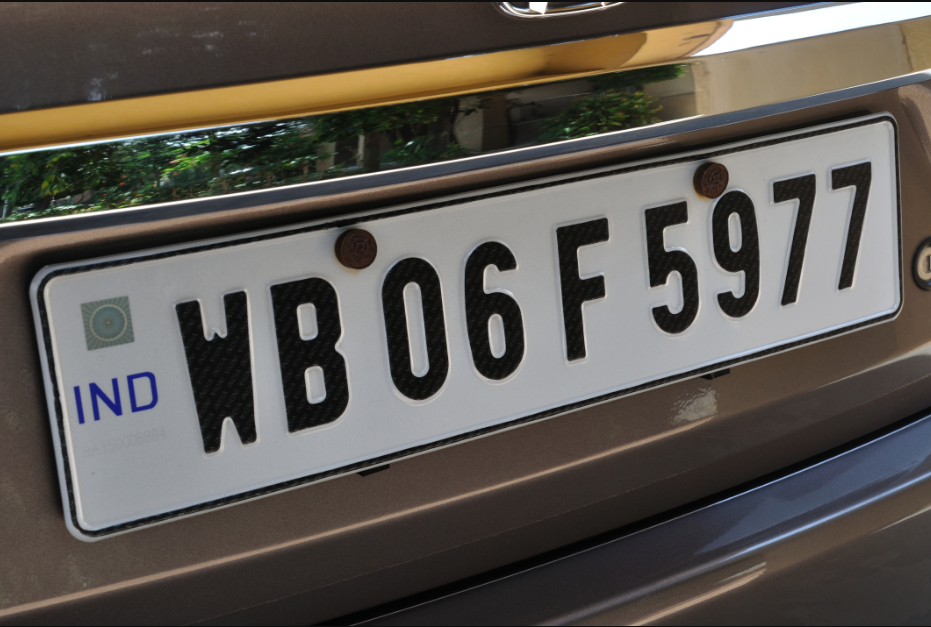
#> input picture plate1.png, 931 x 627 px
$ python -i deskew.py   (imports and definitions only)
#> lines starting #> are read from the running program, lines starting #| are printed output that depends on the picture; after the words box and inside, x2 and y2 are one past the last pixel; in counts of white or black regions, pixels touching at a corner belong together
#> further down, picture is the input picture: PIL image 931x627 RGBA; mean R, G, B, A 92.2, 87.4, 81.8, 255
import cv2
import numpy as np
from PIL import Image


def deskew(img: Image.Image) -> tuple[Image.Image, float]:
    """Return (image rotated upright, applied angle in degrees, CCW positive).

    Ink = inverted Otsu threshold capped at 100 so large mid-tone sign bodies
    (the orange warning diamond, gray ~156) can't fuse with the frame they
    enclose. Per-component min-area rect angles are wrapped into +/-45; the
    largest component (the frame — an exact measurement) is used when it agrees
    with the glyph median, else the median is used so one 45-deg-off structure
    can't dominate. Grey (128,128,128) fill created by degrade.rotate is masked
    out first. Correction clamped to +/-45 deg.
    """
    gray = np.array(img.convert("L"))
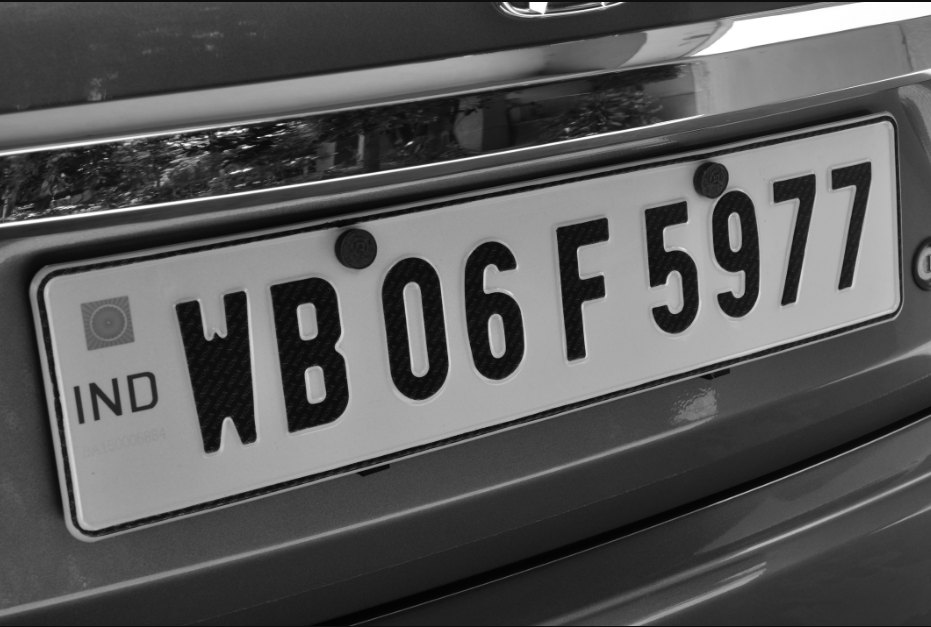
#> gray: shape (627, 931); min 3, max 255, mean 88.2
    g = gray.copy()
    g[(gray >= 118) & (gray <= 138)] = 255  # grey rotation fill -> background
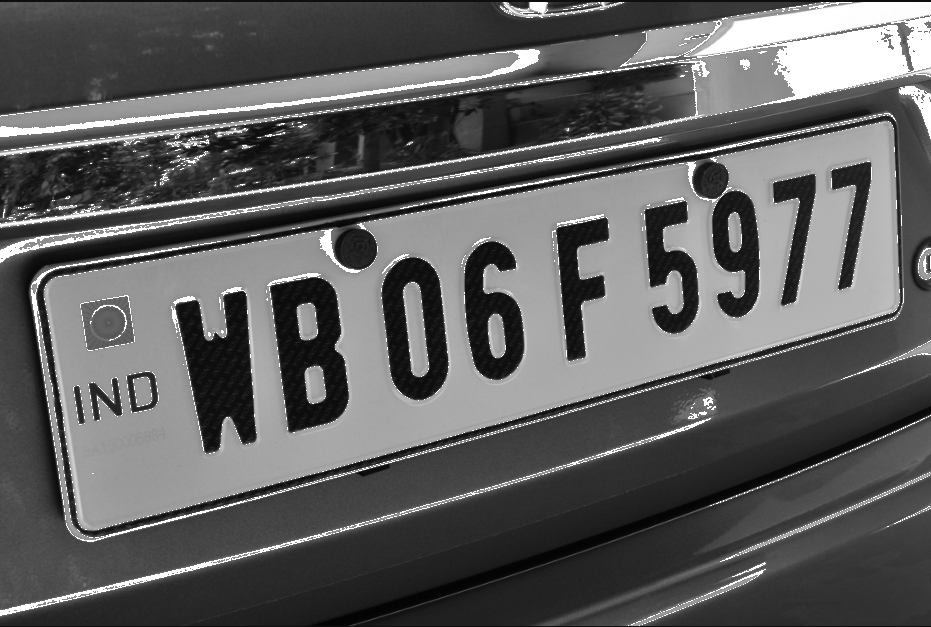
#> g: shape (627, 931); 4.3% of pixels changed, all inside (x1, y1, x2, y2) = (0, 2, 931, 626)
    otsu, _ = cv2.threshold(g, 0, 255, cv2.THRESH_BINARY_INV + cv2.THRESH_OTSU)
#> otsu = 113
    _, th = cv2.threshold(g, int(min(otsu, 100)), 255, cv2.THRESH_BINARY_INV)
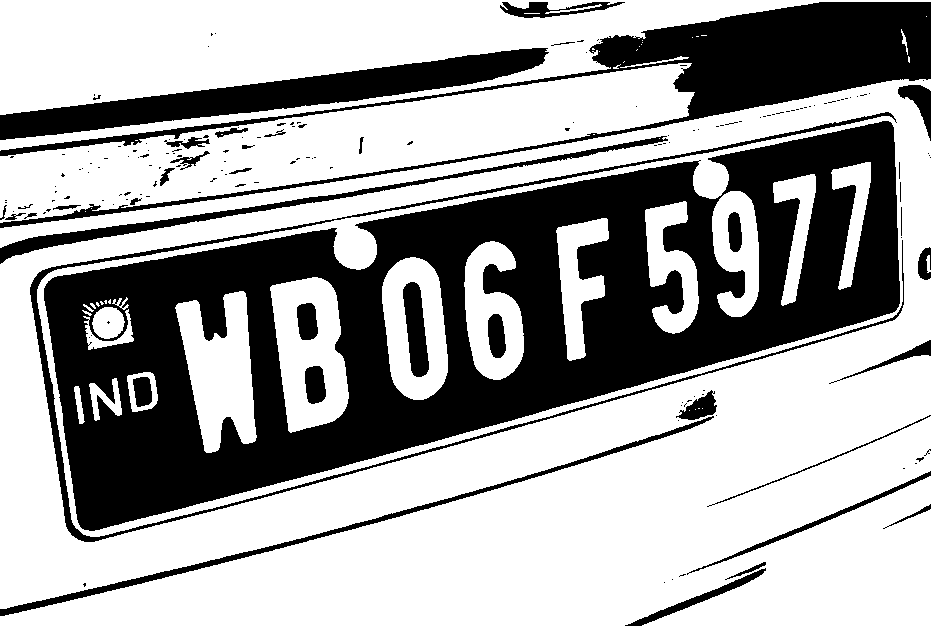
#> th: shape (627, 931); 64.1% white; 177 black regions (137 under 20 px), largest, box (x1, y1, x2, y2) and area: (44, 121, 900, 531) 137823, (0, 2, 931, 228) 30157, (0, 48, 549, 140) 14735

    n, labels, stats, _ = cv2.connectedComponentsWithStats(th)
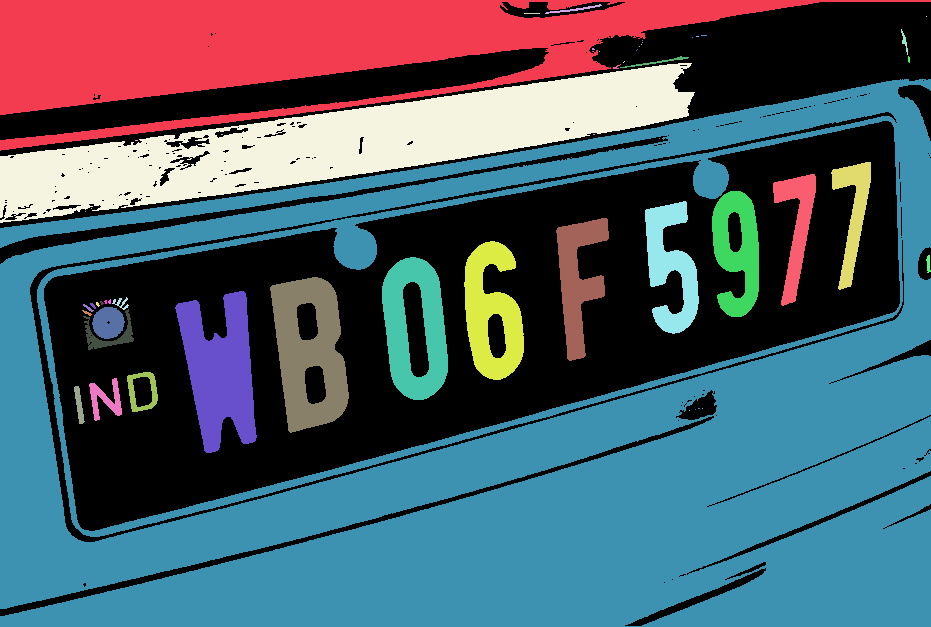
#> labels: shape (627, 931) int32; 55 distinct labels, from 0 to 54; one colour per label, 0 black
#> n = 55; stats = 55 rows, first 6: [0, 2, 931, 624, 209350], [0, 0, 931, 151, 56220], [545, 4, 57, 10, 117], [524, 13, 16, 1, 16], [926, 16, 1, 1, 1], [901, 29, 7, 26, 59]
    cands = []  # (area, correction angle) — biggest frame first
    for i in range(1, n):
        x, y, w, h, area = stats[i]
        if area < 8:  # ponytail: sub-glyph specks are pure angle noise
            continue
        sub = labels[y:y + h, x:x + w] == i
        pts = np.column_stack(np.where(sub))[:, ::-1].astype(np.float32).reshape(-1, 1, 2)
        a = cv2.minAreaRect(pts)[-1]  # [-90, 0): tilt shows up as -tilt, or
        cands.append((area, a + 90 if a < -45 else a))  # -(90+tilt) when tilt < 0
#> this loop made 54 passes
#> (x, y, w, h, area, a) on passes 1, 2, 5, 16, 19, 21, 26, 27, 28, 29, 32, 33: (0, 0, 931, 151, 56220, -90), (545, 4, 57, 10, 117, -8.13), (901, 29, 7, 26, 59, -9.46), (620, 56, 69, 12, 131, -8.43), (0, 63, 695, 160, 42470, -7.86), (0, 79, 931, 548, 229590, -90), (831, 162, 40, 128, 2142, -90), (773, 174, 43, 132, 2388, -90), (712, 191, 47, 126, 3803, -4.09), (645, 201, 54, 133, 3828, -4.9), (556, 218, 53, 143, 3780, -4.83), (464, 241, 60, 139, 5115, -6.34)
#> pass 1, in deskew, `sub = labels[y:y + h, x:x + w] == i`:
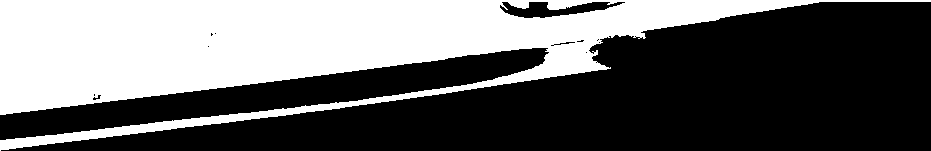
#> sub: shape (151, 931) bool; 40% white; 1 white region, box (x1, y1, x2, y2) and area: (0, 0, 931, 151) 56220
#> after the loop, cands = 32 pairs, first value 9 to 229590, second value -45 to 36.87
    if not cands:
        return img, 0.0

    # Frames (borders, octagon) measure the tilt exactly; tiny glyph rects
    # jitter. Trust the largest component when it agrees with the glyph median,
    # otherwise the glyphs are outvoting a 45-deg-off structure (warning sign's
    # diamond border) and the median wins.
    cands.sort(reverse=True)
    big = cands[0][1]
#> big = 0
    median = float(np.median([c for _, c in cands]))
#> median = -6.81
    angle = big if abs(big - median) <= 15 else median
#> angle = 0
    angle = max(-45.0, min(45.0, angle))
    if abs(angle) < 0.1:
        return img, 0.0
    out = img.rotate(angle, resample=Image.BICUBIC, fillcolor=(128, 128, 128))
    return out, angle

>>> from PIL import Image
>>> picture = Image.open('../plate1.png')
>>> result = deskew(picture)

$ run again, on plate2.png
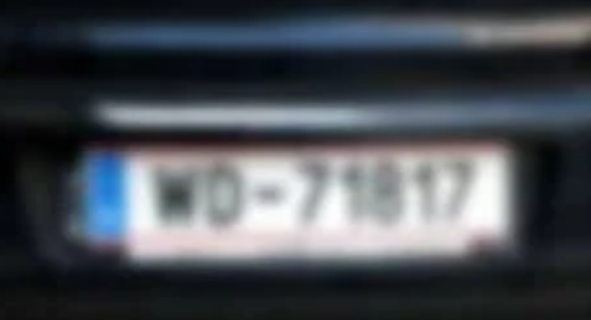
#> input picture plate2.png, 591 x 320 px
#> picture is the input picture: PIL image 591x320 RGBA; mean R, G, B, A 72.7, 77.8, 83.8, 255
#> g: shape (320, 591); min 1, max 255, mean 81.8
#> otsu = 117
#> th: shape (320, 591); 69.9% white; 3 black regions, box (x1, y1, x2, y2) and area: (73, 144, 514, 263) 45771, (102, 105, 512, 128) 7448, (343, 19, 591, 43) 3761
#> in deskew, `n, labels, stats, _ = cv2.connectedComponentsWithStats(th)`:
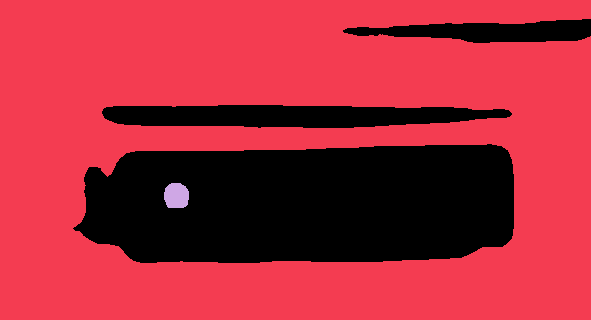
#> labels: shape (320, 591) int32; 3 distinct labels, from 0 to 2; one colour per label, 0 black
#> n = 3; stats = [[73, 19, 518, 244, 56980], [0, 0, 591, 320, 131603], [164, 183, 25, 25, 537]]
#> the loop in deskew, `for i in range(1, n):` made 2 passes
#> (x, y, w, h, area, a) on passes 1 to 2: (0, 0, 591, 320, 131603, -90), (164, 183, 25, 25, 537, -90)
#> pass 2, in deskew, `sub = labels[y:y + h, x:x + w] == i`:
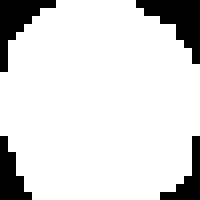
#> sub: shape (25, 25) bool (shown 8 times larger); 85.9% white; 4 black regions (2 under 20 px), largest, box (x1, y1, x2, y2) and area: (17, 0, 25, 8) 30, (0, 0, 7, 9) 25
#> after the loop in deskew, `for i in range(1, n):`: cands = [(131603, 0), (537, 0)]
#> big = 0
